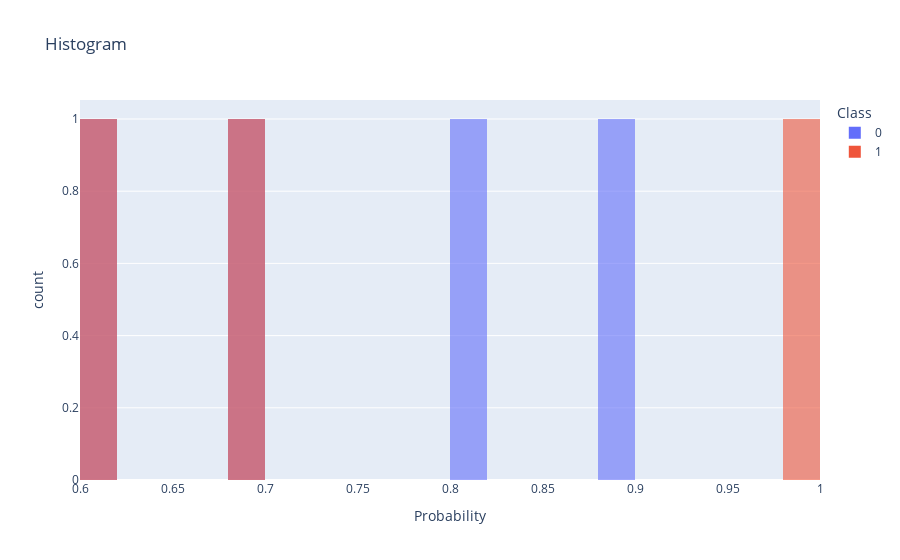

Notebook code for this chart:
### Code cell
import pandas as pd
import plotly.express as px

# Create an example dataframe
# data = {'class': [0, 1, 1, 1, 0, 1, 0], 'prob_top_1': [0.8, 0.6, 0.01, 0.7, 0.3, 0.4, 0.9]}
# df = pd.DataFrame(data)

# Create a histogram using Plotly Express
histogram = px.histogram(df, x='prob_top_1', color='class', nbins=20, opacity=0.6)

# Set the layout for the histogram
hist_layout = dict(title='Histogram', xaxis_title='Probability', yaxis_title='Count')

# Create a figure for the histogram
fig = px.histogram(df, x='prob_top_1', color='class', nbins=20, opacity=0.6, barmode='overlay', 
                   title='Histogram', labels={'prob_top_1': 'Probability', 'class': 'Class'})

# Show the figure
fig.show()

### Figure 1 — Plotly figure (JSON) as saved in the notebook; plotly's stock layout.template omitted (floating-point values rounded to 4 significant figures)
{"data": [{"alignmentgroup": "True", "bingroup": "x", "hovertemplate": "Class=0<br>Probability=%{x}<br>count=%{y}<extra></extra>", "legendgroup": "0", "marker": {"color": "#636efa", "opacity": 0.6, "pattern": {"shape": ""}}, "name": "0", "nbinsx": 20, "offsetgroup": "0", "orientation": "v", "showlegend": true, "type": "histogram", "x": [0.8, 0.6, 0.7, 0.9], "xaxis": "x", "yaxis": "y"}, {"alignmentgroup": "True", "bingroup": "x", "hovertemplate": "Class=1<br>Probability=%{x}<br>count=%{y}<extra></extra>", "legendgroup": "1", "marker": {"color": "#EF553B", "opacity": 0.6, "pattern": {"shape": ""}}, "name": "1", "nbinsx": 20, "offsetgroup": "1", "orientation": "v", "showlegend": true, "type": "histogram", "x": [0.99, 0.7, 0.6], "xaxis": "x", "yaxis": "y"}], "layout": {"barmode": "overlay", "legend": {"title": {"text": "Class"}, "tracegroupgap": 0}, "title": {"text": "Histogram"}, "xaxis": {"anchor": "y", "domain": [0, 1], "title": {"text": "Probability"}}, "yaxis": {"anchor": "x", "domain": [0, 1], "title": {"text": "count"}}}}
